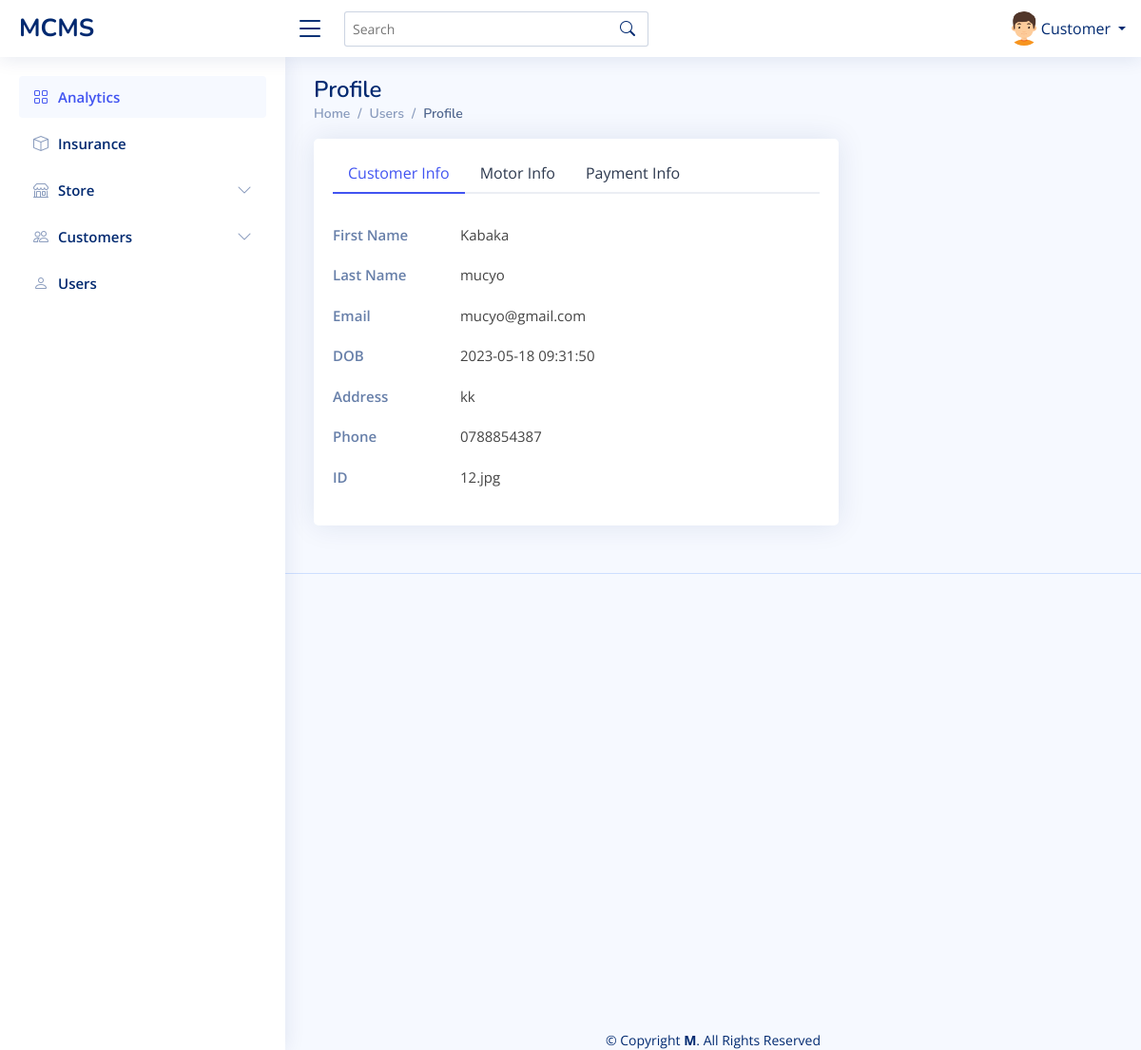
Screenshot of /Dashboard/Admin/checkcustomerpay.php (signed in) with the database file from the repository.
### tables this page shows
CREATE TABLE `customer` (
  `c_id` int(11) NOT NULL,
  `fname` varchar(250) NOT NULL,
  `lname` varchar(225) NOT NULL,
  `customername` varchar(100) NOT NULL,
  `email` varchar(100) NOT NULL,
  `telephone` int(11) NOT NULL,
  `address` varchar(100) NOT NULL,
  `gender` varchar(200) NOT NULL,
  `photo` varchar(250) NOT NULL,
  `password` varchar(250) NOT NULL,
  `status` varchar(250) NOT NULL,
  `dates` timestamp NOT NULL DEFAULT current_timestamp() ON UPDATE current_timestamp()
);

CREATE TABLE `application` (
  `a_id` int(11) NOT NULL,
  `customer_id` int(11) NOT NULL,
  `store_id` int(11) NOT NULL,
  `phone` text NOT NULL,
  `photo` text NOT NULL,
  `address` varchar(30) NOT NULL,
  `pay` varchar(30) NOT NULL,
  `dates` timestamp NOT NULL DEFAULT current_timestamp() ON UPDATE current_timestamp(),
  `stat` varchar(200) NOT NULL DEFAULT 'Normal'
);

### Dashboard/Admin/checkcustomerpay.php (the view, shortened to what this page needs)
<?php
            include 'navbar.php';
 $fetch = mysqli_query($conn,"select * from customer,store,application,payment
 where store.s_id=application.store_id and customer.c_id=application.customer_id and
 store.s_id=application.store_id and payment.store_id=store.s_id and payment.customer_id=customer.c_id");
                   if($row = mysqli_fetch_array($fetch))
                   {
      echo' <main id="main" class="main">
     <div class="pagetitle">
      <h1>Profile</h1>
      <nav>
        <ol class="breadcrumb">
          <li class="breadcrumb-item"><a href="index.php">Home</a></li>
          <li class="breadcrumb-item">Users</li>
          <li class="breadcrumb-item active">Profile</li>
        </ol>
      </nav>
    </div>
    <section class="section profile">
      <div class="row">
        <div class="col-xl-8">
          <div class="card">
            <div class="card-body pt-3">
              <ul class="nav nav-tabs nav-tabs-bordered">
                <li class="nav-item">
                  <button class="nav-link active" data-bs-toggle="tab" data-bs-target="#profile-overview">Customer Info</button>
                </li>
                <li class="nav-item">
                  <button class="nav-link" data-bs-toggle="tab" data-bs-target="#profile-edit">Motor Info</button>
                </li>
                <li class="nav-item">
                  <button class="nav-link" data-bs-toggle="tab" data-bs-target="#profile-settings">Payment Info</button>
                </li>
              </ul>
              <div class="tab-content pt-2">
                <div class="tab-pane fade show active profile-overview" id="profile-overview">
                  <br>
                  <div class="row">
                    <div class="col-lg-3 col-md-4 label ">First Name</div>
                    <div class="col-lg-9 col-md-8">'.$row['fname'].'</div>
                  </div>
                  <div class="row">
                    <div class="col-lg-3 col-md-4 label ">Last Name</div>
                    <div class="col-lg-9 col-md-8">'.$row['lname'].'</div>
                  </div>
                  <div class="row">
                    <div class="col-lg-3 col-md-4 label">Email</div>
                    <div class="col-lg-9 col-md-8">'.$row['email'].'</div>
                  </div>
                  <div class="row">
                    <div class="col-lg-3 col-md-4 label">DOB</div>
                    <div class="col-lg-9 col-md-8">'.$row['dates'].'</div>
                  </div>
                  <div class="row">
                    <div class="col-lg-3 col-md-4 label">Address</div>
                    <div class="col-lg-9 col-md-8">'.$row['address'].'</div>
                  </div>
                  <div class="row">
                    <div class="col-lg-3 col-md-4 label">Phone</div>
                    <div class="col-lg-9 col-md-8">'.$row['phone'].'</div>
                  </div>
                  <div class="row">
                    <div class="col-lg-3 col-md-4 label">ID</div>
                    <div class="col-lg-9 col-md-8">'.$row['photo'].'</div>
                    </div>
                </div>';
              }
                   ?>
                </div>
              </div>
            </div>
          </div>
        </div>
    </section>
  </main>
  <?php
      include "../footer.php"
   ?>

### Dashboard/Admin/assets/css/style.css (style rules this page uses)
:root { scroll-behavior: smooth; }
body { font-family: "Open Sans", sans-serif; background: #f6f9ff; color: #444444; }
a { color: #4154f1; text-decoration: none; }
h1, h2, h3, h4, h5, h6 { font-family: "Nunito", sans-serif; }
#main { margin-top: 60px; padding: 20px 30px; transition: all 0.3s; }
.pagetitle { margin-bottom: 10px; }
.pagetitle h1 { font-size: 24px; margin-bottom: 0; font-weight: 600; color: #012970; }
.card { margin-bottom: 30px; border: none; border-radius: 5px; box-shadow: 0px 0 30px rgba(1, 41, 112, 0.1); }
.card-body { padding: 0 20px 20px 20px; }
.breadcrumb { font-size: 14px; font-family: "Nunito", sans-serif; color: #899bbd; font-weight: 600; }
.breadcrumb a { color: #899bbd; transition: 0.3s; }
.breadcrumb .breadcrumb-item::before { color: #899bbd; }
.breadcrumb .active { color: #51678f; font-weight: 600; }
.nav-tabs-bordered { border-bottom: 2px solid #ebeef4; }
.nav-tabs-bordered .nav-link { margin-bottom: -2px; border: none; color: #2c384e; }
.nav-tabs-bordered .nav-link.active { background-color: #fff; color: #4154f1; border-bottom: 2px solid #4154f1; }
@media (min-width: 1200px) { #main, #footer { margin-left: 300px; } }
.profile .profile-overview .row { margin-bottom: 20px; font-size: 15px; }
.profile .profile-overview .label { font-weight: 600; color: rgba(1, 41, 112, 0.6); }

### rows the page displays
customer: fname "Kabaka", lname "mucyo", email "mucyo@gmail.com", application.dates "2023-05-18 09:31:50", application.address "kk", application.phone "0788854387", application.photo "12.jpg"

### other values shown
$_SESSION['account_type'] "Customer"
